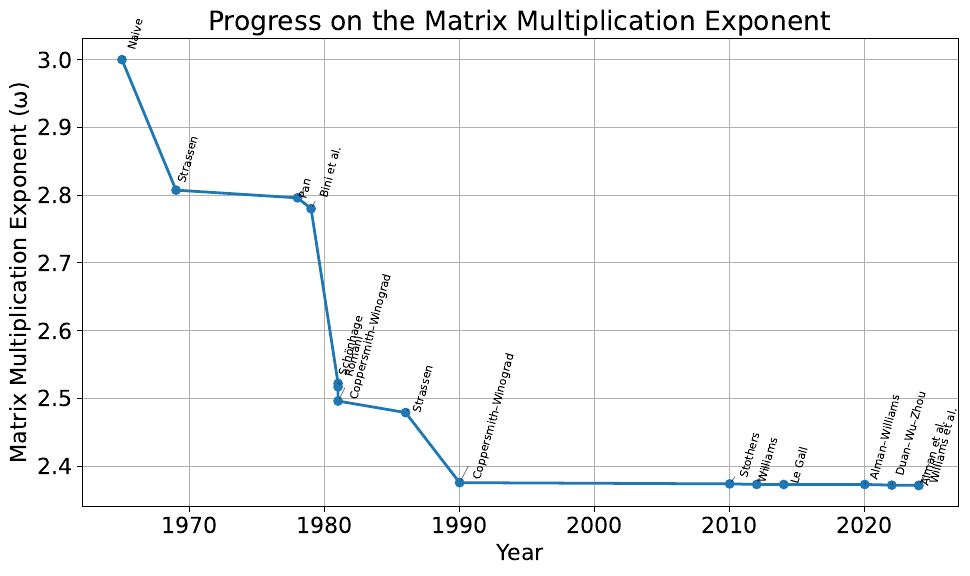

Recreate this plot in Python.
import matplotlib.pyplot as plt
import numpy as np

plt.rcParams.update({'font.size': 16})

# Data
years = [
    1965, 1969, 1978, 1979, 1981, 1981, 1981, 1986, 1990,
    2010, 2012, 2014, 2020, 2022, 2024, 2024
]

omega = [
    3.00, 2.8074, 2.796, 2.780, 2.522, 2.517, 2.496, 2.479, 2.3755,
    2.3737, 2.3729, 2.3728639, 2.3728596, 2.371866, 2.371552, 2.371339
]

labels = [
    "Naive",
    "Strassen",
    "Pan",
    "Bini et al.",
    "Schönhage",
    "Romani",
    "Coppersmith–Winograd",
    "Strassen",
    "Coppersmith–Winograd",
    "Stothers",
    "Williams",
    "Le Gall",
    "Alman–Williams",
    "Duan–Wu–Zhou",
    "Williams et al.",
    "Alman et al."
]

# Plot
plt.figure(figsize=(10, 6))
plt.plot(years, omega, marker='o', linestyle='-', linewidth=2)

# Create jitter offsets
#x_jitter = np.linspace(-1, 1, len(labels))
y_jitter =  nums = np.random.uniform(0, 10, size=len(labels))
x_jitter =  nums = np.random.uniform(0, 10, size=len(labels))

# Annotate with jitter
for x, y, label, dx, dy in zip(years, omega, labels, x_jitter, y_jitter):
    plt.annotate(
        label,
        (x, y),
        textcoords="offset points",
        xytext=(dx, dy),
        fontsize=8,
        rotation=75,
        arrowprops=dict(arrowstyle='-', lw=0.5, alpha=0.6)
    )

# Formatting
plt.xlabel("Year")
plt.ylabel("Matrix Multiplication Exponent (ω)")
plt.title("Progress on the Matrix Multiplication Exponent")
plt.grid(True)

plt.tight_layout()
plt.savefig("complexity.pdf", format='pdf', bbox_inches='tight')

